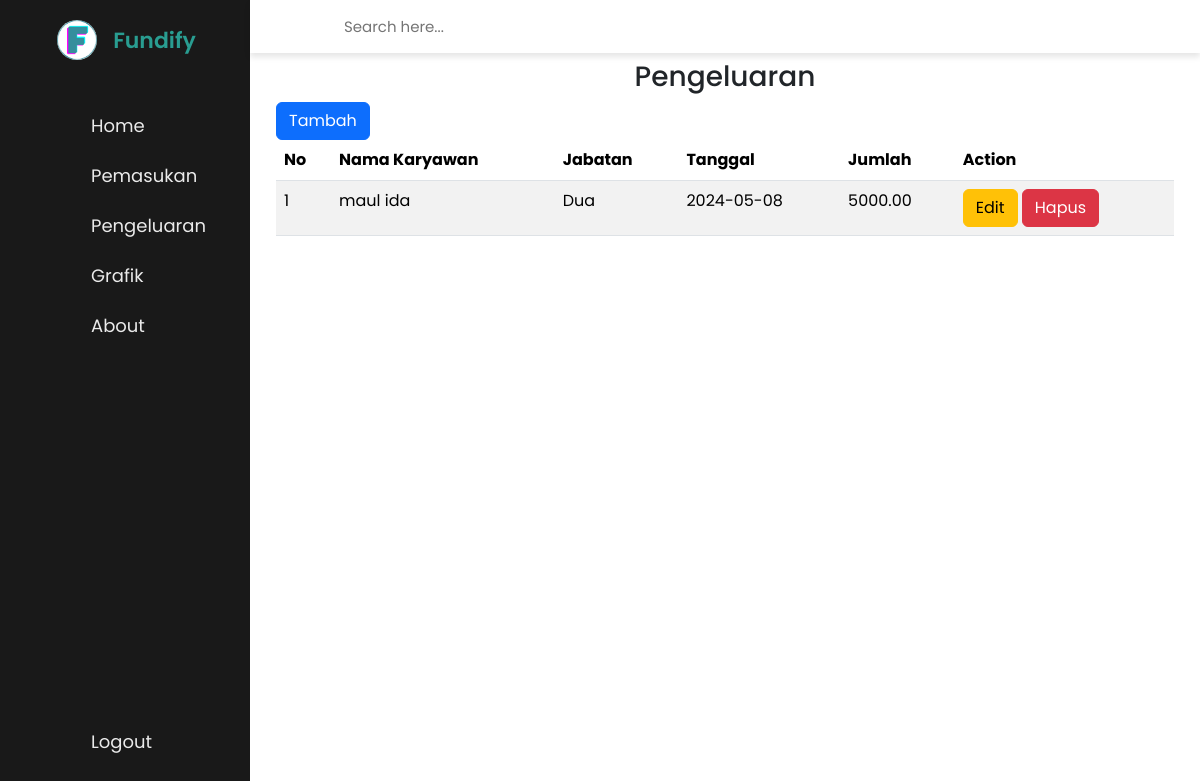
Before: /pengeluaran.php with the older database file.
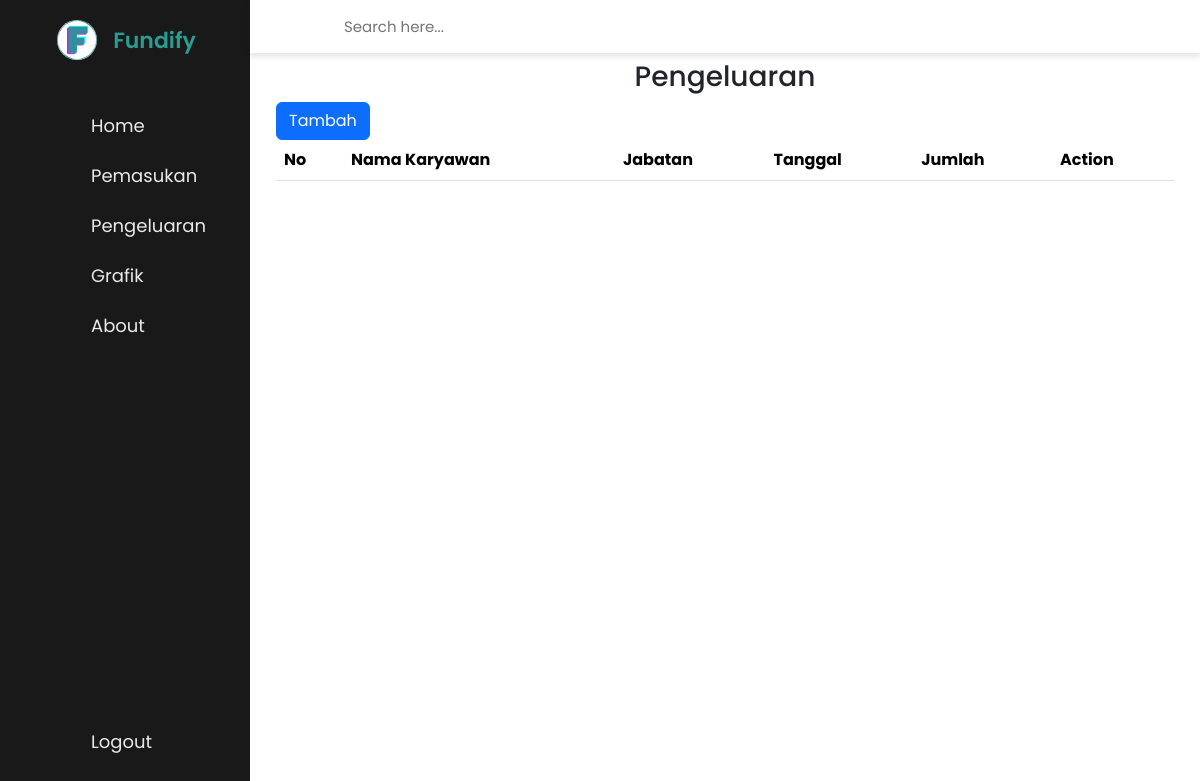
After: the same page with the newer database file.
### tables this page shows
CREATE TABLE `pengeluaran` (
  `id_pengeluaran` int(5) NOT NULL,
  `id_akun` int(5) NOT NULL,
  `tanggal` timestamp NOT NULL DEFAULT current_timestamp() ON UPDATE current_timestamp(),
  `jumlah` decimal(10,2) NOT NULL
);

CREATE TABLE `akun` (
  `id_akun` int(5) NOT NULL,
  `fullname` varchar(100) NOT NULL,
  `username` varchar(255) NOT NULL,
  `password` varchar(255) NOT NULL,
  `email` varchar(100) NOT NULL,
  `jabatan` varchar(25) NOT NULL
);

### controller/PengeluaranController.php (called while the page is built, shortened)
<?php
include_once ("model/KeuanganModel.php");
include_once ("view/PengeluaranView.php");
class PengeluaranController
{
  private $pengeluaran;
  function __construct()
  {
    $this->pengeluaran = new KeuanganModel(Connecttt::$db_host, Connecttt::$db_user, Connecttt::$db_pass, Connecttt::$db_name);
  }
  public function index()
  {
    $this->pengeluaran->open();
    $this->pengeluaran->getDataKeluar();
    $data = array(
      'pengeluaran' => array(),
    );
    while ($row = $this->pengeluaran->getResult()) {
      array_push($data['pengeluaran'], $row);
    }
    $view = new PengeluaranView();
    $view->render($data);
  }
}

### view/PengeluaranView.php (the view, shortened to what this page needs)
<?php
class PengeluaranView {
    public function render($data)
    {
        $no = 1;
        $dataKeluar = null;
        foreach($data['pengeluaran'] as $val)
        {
            list($id, $nama, $jabatan, $tanggal, $jumlah) = $val;
            $dataKeluar .= "<tr>";
            $dataKeluar .= "<td>" . $no . "</td>";
            $dataKeluar .= "<td>" . $nama . "</td>";
            $dataKeluar .= "<td>" . $jabatan . "</td>";
            $dataKeluar .= "<td>" . $tanggal . "</td>";
            $dataKeluar .= "<td>" . $jumlah . "</td>";
            $dataKeluar .= "<td>";
            $dataKeluar .= "<a href='pengeluaran.php?id_edit=" . $id .  "' class='btn btn-warning'>Edit</a> ";
            $dataKeluar .= "<a href='pengeluaran.php?id_hapus=" . $id . "' class='btn btn-danger'>Hapus</a>";
            $dataKeluar .= "</td>";
            $dataKeluar .= "</tr>";
            $no++;
        }
    }
}

Changed rows visible on the page:
removed pengeluaran: id_akun.fullname "maul ida", id_akun.jabatan "Dua", tanggal "2024-05-08", jumlah "5000.00"
